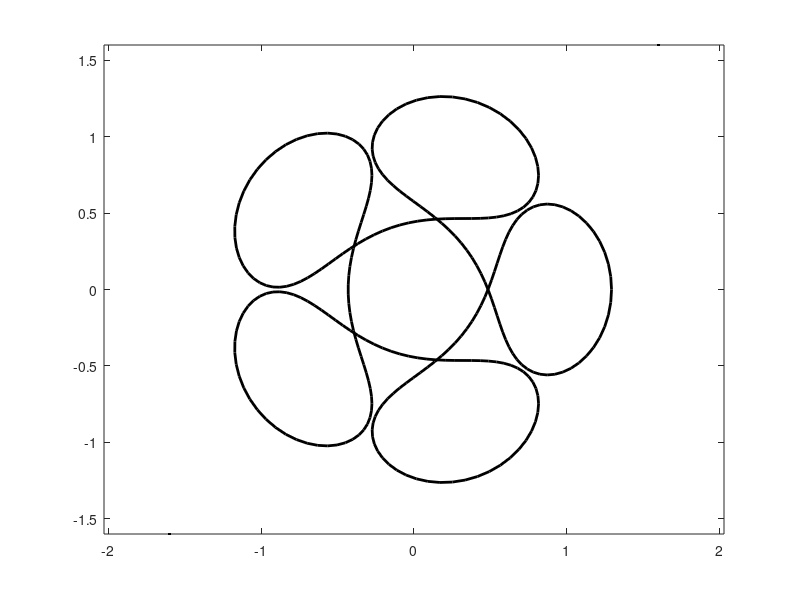

Write MATLAB code to recreate this figure. (Note: this script raises an error after producing the figure.)
function arenstorf
% Plots several Arenstorf orbits
% Figures 6.15 and 6.16
clf,clc
%%%%%%%%%%%%%%%%%%%%%%%%%%%%%%%%%%%%%%%
example = 100;
while ~ismember(example,[1,2,3,4,5,6,7,8])
example = input('Which example ? (1,2,3,4,5,6,7,8)') 
end
EE = 1.6;
plot(-EE,-EE,'k.','markersize',6), hold on
plot(EE,EE,'k.','markersize',6), hold on
axis equal , axis manual
Quotient = [1,2;2,3;3,4;3,5;4,5;5,4;7,6;7,8];

switch example
case 1, m = Quotient(1,1); k = Quotient(1,2); rr = 0.04;
case 2, m = Quotient(2,1); k = Quotient(2,2); rr = 0.04;
case 3, m = Quotient(3,1); k = Quotient(3,2); rr = 0.04;
case 4, m = Quotient(4,1); k = Quotient(4,2); rr = 0.04;
case 5, m = Quotient(5,1); k = Quotient(5,2); rr = 0.04;
case 6, m = Quotient(6,1); k = Quotient(6,2); rr = 0.04;
case 7, m = Quotient(7,1); k = Quotient(7,2); rr = 0.04;
case 8, m = Quotient(8,1); k = Quotient(8,2); rr = 0.04;
end
%circle(1.5,1.5,0.03,'k')
%circle(-1.5,-1.5,0.03,'k')

a = (m/k)^(2/3); e = 0.5;
PSI = linspace(0,2*pi*k,300);
X = a*(e + cos(PSI)); Y = a*sqrt(1 - e*e)*sin(PSI);
T = sqrt(a)^3*(PSI + e*sin(PSI));
UX = cos(T).*X + sin(T).*Y; UY = cos(T).*Y - sin(T).*X;
plot(UX,UY,'k','linewidth',2),hold on
circle(0,0,rr,'k'), circle(1,0,rr,'k')
grid on
axis off
